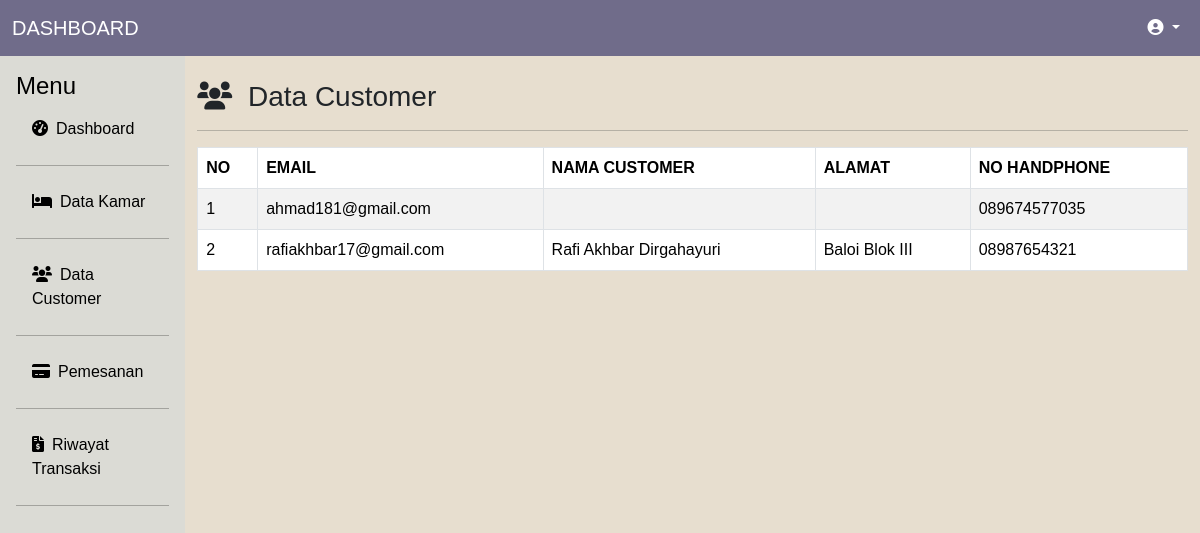
The page /data_customer.php (signed in) on the database its author committed.
### tables this page shows
CREATE TABLE `users` (
  `email` varchar(255) NOT NULL,
  `nama` varchar(255) NOT NULL,
  `alamat` varchar(255) NOT NULL,
  `nomor` varchar(15) NOT NULL,
  `password` varchar(255) NOT NULL,
  `role` enum('pelanggan','admin') NOT NULL
);

### data_customer.php (the view, shortened to what this page needs)
<!DOCTYPE html>
<html lang="en">
<head>
    <link href="https://cdn.jsdelivr.net/npm/bootstrap@5.3.3/dist/css/bootstrap.min.css" rel="stylesheet">
    <link href="https://cdnjs.cloudflare.com/ajax/libs/font-awesome/6.0.0/css/all.min.css" rel="stylesheet">
</head>
    <body>
        <nav class="navbar navbar-expand-lg navbar-light">
            <div class="container-fluid">
                <a class="navbar-brand text-white" href="#">DASHBOARD</a>
                <div class="collapse navbar-collapse" id="navbarNav">
                    <ul class="navbar-nav ms-auto">
                        <li class="nav-item dropdown d-none d-lg-block">
                            <a class="nav-link dropdown-toggle text-white" href="#" id="navbarDropdown" role="button" data-bs-toggle="dropdown" aria-expanded="false">
                                <i class="fas fa-user-circle"></i>
                            </a>
                        </li>
                    </ul>
                </div>
            </div>
        </nav>
        <div class="d-flex">
            <div class="sidebar p-3 d-none d-lg-block">
                <h4>Menu</h4>
                <ul class="nav flex-column">
                    <li class="nav-item">
                        <a class="nav-link active text-black" href="admin.php"><i class="fas fa-tachometer-alt me-2"></i>Dashboard</a>
                        <hr class="bg-secondary">
                    </li>
                    <li class="nav-item">
                        <a class="nav-link text-black" href="data_kamar.php"><i class="fas fa-bed me-2"></i>Data Kamar</a>
                        <hr class="bg-secondary">
                    </li>
                    <li class="nav-item">
                        <a class="nav-link text-black" href="data_customer.php"><i class="fas fa-users me-2"></i>Data Customer</a>
                        <hr class="bg-secondary">
                    </li>
                    <li class="nav-item">
                        <a class="nav-link text-black" href="pemesanan.php"><i class="fas fa-credit-card me-2"></i>Pemesanan</a>
                        <hr class="bg-secondary">
                    </li>
                    <li class="nav-item">
                        <a class="nav-link text-black" href="data_transaksi.php"><i class="fas fa-file-invoice-dollar me-2"></i>Riwayat Transaksi</a>
                        <hr class="bg-secondary">
                    </li>
                </ul>
        </div>
        <div class="container mt-4">
            <h3><i class="fas fa-users me-2"></i> Data Customer</h3>
            <hr>
            <div class="table-responsive">
                <table class="table table-bordered table-striped table-hover">
                        <thead>
                            <tr>
                                <th scope="col">NO</th>
                                <th scope="col">EMAIL</th>
                                <th scope="col">NAMA CUSTOMER</th>
                                <th scope="col">ALAMAT</th>
                                <th scope="col">NO HANDPHONE</th>
                            </tr>
                        </thead>
                        <tbody>
                                <?php
                                include 'koneksi.php';
                                $query = mysqli_query($koneksi, "SELECT * FROM users WHERE role = 'pelanggan'");
                                $no = 1;
                                while ($data = mysqli_fetch_assoc($query)) {
                                ?>
                            <tr>
                                <td><?php echo $no++; ?></td>
                                <td><?php echo $data['email']; ?></td>
                                <td><?php echo $data['nama']; ?></td>
                                <td><?php echo $data['alamat']; ?></td>
                                <td><?php echo $data['nomor']; ?></td>
                            </tr>
                                <?php
                                }
                                ?>
                        </tbody>
                </table>
            </div>
        </div>
</body>
</html>

### data_customer.php (style rules this page uses)
body { background-color: #e7decf; font-family: Arial, sans-serif; }
.navbar { background-color: #706c8a; }
.sidebar { height: 100vh; background-color: #dbdbd5; color: black; }
.sidebar a { color: black; text-decoration: none; }
.table-responsive { overflow-x: auto; -webkit-overflow-scrolling: touch; }
.table { width: 100%; margin-bottom: 1rem; color: #212529; }

### rows shown on the page
users: email "ahmad181@gmail.com", nomor "089674577035"
users: email "rafiakhbar17@gmail.com", nama "Rafi Akhbar Dirgahayuri", alamat "Baloi Blok III", nomor "08987654321"
